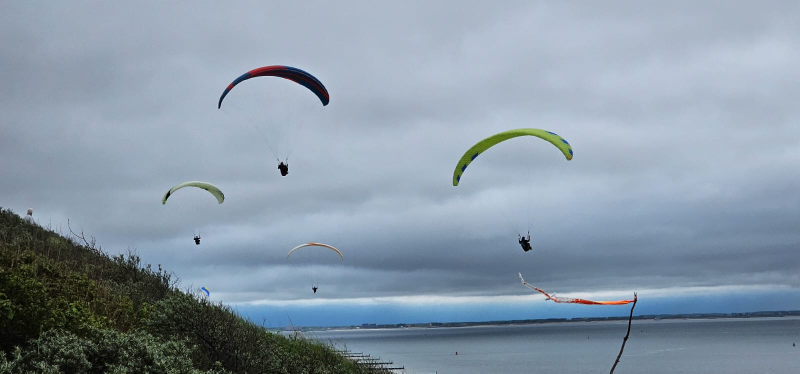
#> input picture Pillow/images/b1.jpeg, 1600 x 747 px (shown at 1/2 size)
$ python pil2.py
#> lines starting #> are read from the running program, lines starting #| are printed output that depends on the picture
from PIL import Image
import os

basisverzeichnis = os.path.dirname(os.path.abspath(__file__))

# Beispiel: Öffne eine Datei im Unterordner 'images' neben dem aktuellen Skript
dateipfad = os.path.join(basisverzeichnis, 'images', 'b1.jpeg')
bild = Image.open(dateipfad)
#> bild is the input picture: PIL image 1600x747 RGB; mean R, G, B 136.4, 152, 166.9
# (left, upper, right, lower)
bereich = (450, 100, 700, 600)
beschnitten = bild.crop(bereich)
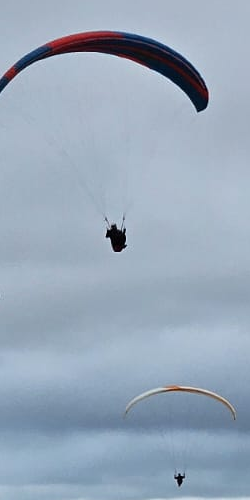
#> beschnitten: PIL image 250x500 RGB; mean R, G, B 152.3, 168.4, 186.4
beschnitten.show()
